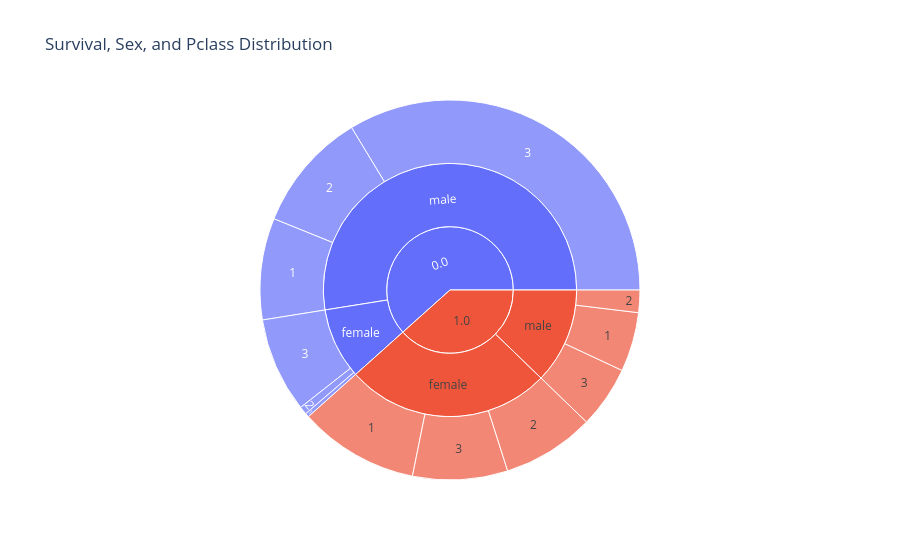

The cell this chart's notebook holds for it:
### Markdown cell above
**8. Sunburst chart(interactive)**\
Распределение выживаемости, пола и класса

### Code cell
fig = px.sunburst(survived_not_na, path=["Survived", "Sex", "Pclass"], title="Survival, Sex, and Pclass Distribution")
fig.show()

### Figure 1 — Plotly figure (JSON) as saved in the notebook; plotly's stock layout.template omitted (floating-point values rounded to 4 significant figures)
{"data": [{"branchvalues": "total", "domain": {"x": [0, 1], "y": [0, 1]}, "hovertemplate": "labels=%{label}<br>count=%{value}<br>parent=%{parent}<br>id=%{id}<extra></extra>", "ids": ["0.0/female/1", "1.0/female/1", "0.0/male/1", "1.0/male/1", "0.0/female/2", "1.0/female/2", "0.0/male/2", "1.0/male/2", "0.0/female/3", "1.0/female/3", "0.0/male/3", "1.0/male/3", "0.0/female", "1.0/female", "0.0/male", "1.0/male", "0.0", "1.0"], "labels": ["1", "1", "1", "1", "2", "2", "2", "2", "3", "3", "3", "3", "female", "female", "male", "male", "0.0", "1.0"], "name": "", "parents": ["0.0/female", "1.0/female", "0.0/male", "1.0/male", "0.0/female", "1.0/female", "0.0/male", "1.0/male", "0.0/female", "1.0/female", "0.0/male", "1.0/male", "0.0", "1.0", "0.0", "1.0", "", ""], "type": "sunburst", "values": [3, 91, 77, 45, 6, 70, 91, 17, 72, 72, 300, 47, 81, 233, 468, 109, 549, 342]}], "layout": {"legend": {"tracegroupgap": 0}, "title": {"text": "Survival, Sex, and Pclass Distribution"}}}
